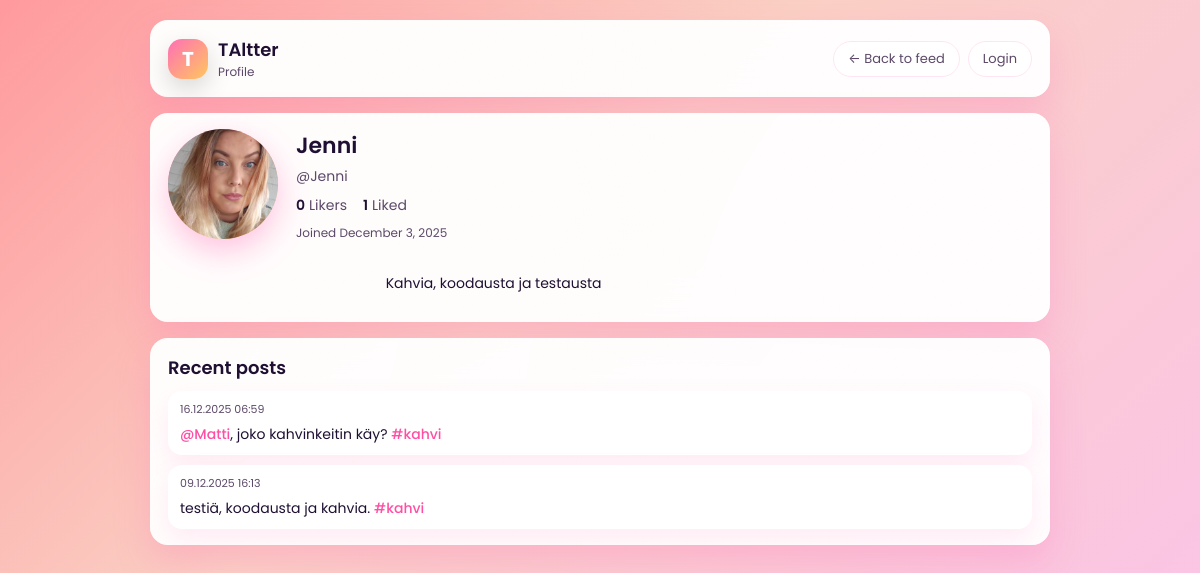
Page /site/profile.php?u=Jenni on the committed database.
### tables this page shows
CREATE TABLE `users` (
  `user_id` int(11) NOT NULL,
  `username` varchar(50) NOT NULL,
  `email` varchar(100) NOT NULL,
  `password_hash` varchar(255) NOT NULL,
  `bio` text DEFAULT NULL,
  `profile_picture_url` varchar(255) DEFAULT NULL,
  `created_at` timestamp NOT NULL DEFAULT current_timestamp(),
  `last_seen_mentions` datetime DEFAULT NULL,
  `last_seen_shares` datetime DEFAULT NULL,
  `last_seen_likes` datetime DEFAULT NULL
);

CREATE TABLE `posts` (
  `post_id` int(11) NOT NULL,
  `user_id` int(11) NOT NULL,
  `content` varchar(144) NOT NULL,
  `created_at` timestamp NOT NULL DEFAULT current_timestamp(),
  `edited_at` datetime DEFAULT NULL
);

### site/config.php (called while the page is built, shortened)
<?php
function current_user_id() {
    return $_SESSION['user_id'] ?? null;
}
?>

### site/profile.php (the view, shortened to what this page needs)
<?php
require_once 'config.php';
$user = $_GET['u'] ?? null;
$stmt = $mysqli->prepare("SELECT user_id, username, bio, profile_picture_url, created_at FROM users WHERE username = ?");
$stmt->bind_param('s', $user);
$stmt->execute();
$res = $stmt->get_result();
$row = $res->fetch_assoc();
$profileUserId = $row['user_id'];
$stmt = $mysqli->prepare("SELECT COUNT(*) as cnt FROM follows WHERE following_id = ?");
$stmt->bind_param("i", $profileUserId);
$stmt->execute();
$followersCount = $stmt->get_result()->fetch_assoc()['cnt'];
$stmt = $mysqli->prepare("SELECT COUNT(*) as cnt FROM follows WHERE follower_id = ?");
$stmt->bind_param("i", $profileUserId);
$stmt->execute();
$followingCount = $stmt->get_result()->fetch_assoc()['cnt'];
?>
<!doctype html>
<html lang="en">
<head>
</head>
<body>
<div class="app-shell">
    <div class="card">
        <div class="card-inner topbar">
            <div class="topbar-left">
                <div class="logo-badge">T</div>
                <div class="app-title">
                    <span>TAltter</span>
                    <span>Profile</span>
                </div>
            </div>
            <div class="topbar-right">
                <a href="index.php" class="btn-outline">← Back to feed</a>
                <?php if (current_user_id()): ?>
                    <a href="logout.php" class="btn-outline">Logout</a>
                <?php else: ?>
                    <a href="login.php" class="btn-outline">Login</a>
                <?php endif; ?>
            </div>
        </div>
    </div>
    <div class="card">
        <div class="card-inner profile-header">
            <div class="profile-avatar">
                <?php if (!empty($row['profile_picture_url'])): ?>
                    <img src="<?= htmlspecialchars($row['profile_picture_url']) ?>" alt="Profile picture">
                <?php endif; ?>
            </div>
            <div class="profile-main">
                <h1 class="profile-username"><?= htmlspecialchars($row['username']) ?></h1>
                <div class="profile-handle">@<?= htmlspecialchars($row['username']) ?></div>
<div class="profile-stats">
    <a class="profile-stat-link" href="followers.php?u=<?= urlencode($row['username']) ?>">
        <span class="profile-stat-number"><?= $followersCount ?></span>
        <span class="profile-stat-label">Likers</span>
    </a>
    <a class="profile-stat-link" href="following.php?u=<?= urlencode($row['username']) ?>">
        <span class="profile-stat-number"><?= $followingCount ?></span>
        <span class="profile-stat-label">Liked</span>
    </a>
</div>
                <div class="profile-meta">
                    Joined <?= htmlspecialchars(date('F j, Y', strtotime($row['created_at']))) ?>
                </div>
                <?php if (!empty($row['bio'])): ?>
                    <div class="profile-bio">
                        <?= nl2br(htmlspecialchars($row['bio'])) ?>
                    </div>
                <?php endif; ?>
            </div>
        </div>
    </div>
    <div class="card">
        <div class="card-inner">
            <h2 class="section-title">Recent posts</h2>
            <div class="post-list">
                <?php
                $stmt = $mysqli->prepare("
                    SELECT
                    post_id,
                    content,
                    DATE_FORMAT(created_at, '%d.%m.%Y %H:%i') AS created_at
                    FROM posts
                    WHERE user_id = ?
                    ORDER BY created_at DESC
                    LIMIT 50
                    ");
                $stmt->bind_param('i', $row['user_id']);
                $stmt->execute();
                $r = $stmt->get_result();
                while ($p = $r->fetch_assoc()) {
                    $c = htmlspecialchars($p['content']);
                    $c = preg_replace(
                        '/#([A-Za-z0-9_åäöÅÄÖ\-]+)/u',
                        '<a href="index.php?hashtag=$1">#$1</a>',
                        $c
                    );
                    $c = preg_replace(
                        '/@([A-Za-z0-9_]+)/',
                        '<a href="profile.php?u=$1">@$1</a>',
                        $c
                    );
                    echo "<div class='post-card'>
                            <div class='post-meta'>".$p['created_at']."</div>
                            <div class='post-body'>$c</div>
                        </div>";
                }
                ?>
            </div>
        </div>
    </div>
</div>
</body>
</html>

### site/profile.php (style rules this page uses)
:root { --accent: #ff6fb5; --accent-dark: #ff4fa5; --accent-soft: #ffe5f3; --bg-card: rgba(255, 255, 255, 0.95); --input-border: #ffd4ec; --text-main: #1f1033; --text-soft: #5c4969; --chip-bg: #fce4ff; --chip-text: #6f2f8f; }
*, *::before, *::after { box-sizing: border-box; }
body { margin: 0; min-height: 100vh; font-family: "Poppins", system-ui, -apple-system, BlinkMacSystemFont, "Segoe UI", sans-serif; background: linear-gradient(135deg, #ff9a9e 0%, #fad0c4 40%, #fbc2eb 100%); padding: 20px 12px 28px; color: var(--text-main); }
.app-shell { max-width: 900px; margin: 0 auto; display: flex; flex-direction: column; gap: 16px; }
.card { background: var(--bg-card); backdrop-filter: blur(18px); border-radius: 18px; padding: 16px 18px; box-shadow: 0 16px 35px rgba(255, 105, 180, 0.25); position: relative; overflow: hidden; }
.card::before { content: ""; position: absolute; inset: -40px; background: radial-gradient(circle at top left, rgba(255,255,255,0.6), transparent 55%), radial-gradient(circle at bottom right, rgba(255,255,255,0.5), transparent 55%); opacity: 0.5; pointer-events: none; }
.card-inner { position: relative; z-index: 1; }
.topbar { display: flex; align-items: center; justify-content: space-between; gap: 12px; }
.topbar-left { display: flex; align-items: center; gap: 10px; }
.logo-badge { width: 40px; height: 40px; border-radius: 14px; background: linear-gradient(135deg, #ff6fb5, #ffc75f); display: flex; align-items: center; justify-content: center; color: #fff; font-weight: 700; font-size: 20px; box-shadow: 0 10px 25px rgba(0,0,0,0.15); }
.app-title { display: flex; flex-direction: column; }
.app-title span:first-child { font-weight: 600; font-size: 18px; }
.app-title span:last-child { font-size: 12px; color: var(--text-soft); }
.topbar-right { display: flex; align-items: center; gap: 8px; flex-wrap: wrap; }
a { color: var(--accent-dark); text-decoration: none; }
.btn-outline { border-radius: 999px; border: 1.5px solid var(--accent-soft); background: rgba(255,255,255,0.9); padding: 7px 14px; font: inherit; font-size: 13px; cursor: pointer; color: var(--text-soft); display: inline-flex; align-items: center; gap: 6px; transition: background 0.12s, border-color 0.12s, transform 0.08s; }
.profile-header { display: flex; gap: 18px; align-items: flex-start; flex-wrap: wrap; }
.profile-avatar { width: 110px; height: 110px; border-radius: 50%; background: linear-gradient(135deg, #ff6fb5, #ffc75f); position: relative; flex-shrink: 0; overflow: hidden; box-shadow: 0 12px 30px rgba(255, 111, 181, 0.4); }
.profile-avatar img { width: 100%; height: 100%; object-fit: cover; }
.profile-main { flex: 1; min-width: 0; }
.profile-username { margin: 0; font-size: 22px; font-weight: 600; }
.profile-handle { margin: 4px 0 8px; font-size: 14px; color: var(--text-soft); }
.profile-stats { display: flex; gap: 16px; margin: 8px 0; font-size: 14px; }
.profile-stat-link { display: flex; gap: 4px; align-items: baseline; text-decoration: none; color: inherit; cursor: pointer; }
.profile-stat-number { font-weight: 600; color: var(--text-main); }
.profile-stat-label { color: var(--text-soft); }
.profile-meta { font-size: 12px; color: var(--text-soft); margin-top: 4px; }
.profile-bio { margin-top: 10px; font-size: 14px; white-space: pre-wrap; }
.section-title { margin: 0 0 10px; font-size: 18px; font-weight: 600; }
.post-list { display: flex; flex-direction: column; gap: 10px; }
.post-card { border-radius: 14px; padding: 10px 12px; background: #ffffff; box-shadow: 0 10px 25px rgba(255, 105, 180, 0.12); font-size: 14px; }
.post-meta { font-size: 11px; color: var(--text-soft); margin-bottom: 6px; }
.post-body a { color: var(--accent-dark); font-weight: 500; }

### rows in the picture
users: profile_picture_url (picture), username "Jenni", created_at "December 3, 2025", bio "Kahvia, koodausta ja testausta"
posts: created_at "16.12.2025 06:59", content "@Matti , joko kahvinkeitin käy? #kahvi"
posts: created_at "09.12.2025 16:13", content "testiä, koodausta ja kahvia. #kahvi"

### other values in the picture
$followersCount "0"
$followingCount "1"
